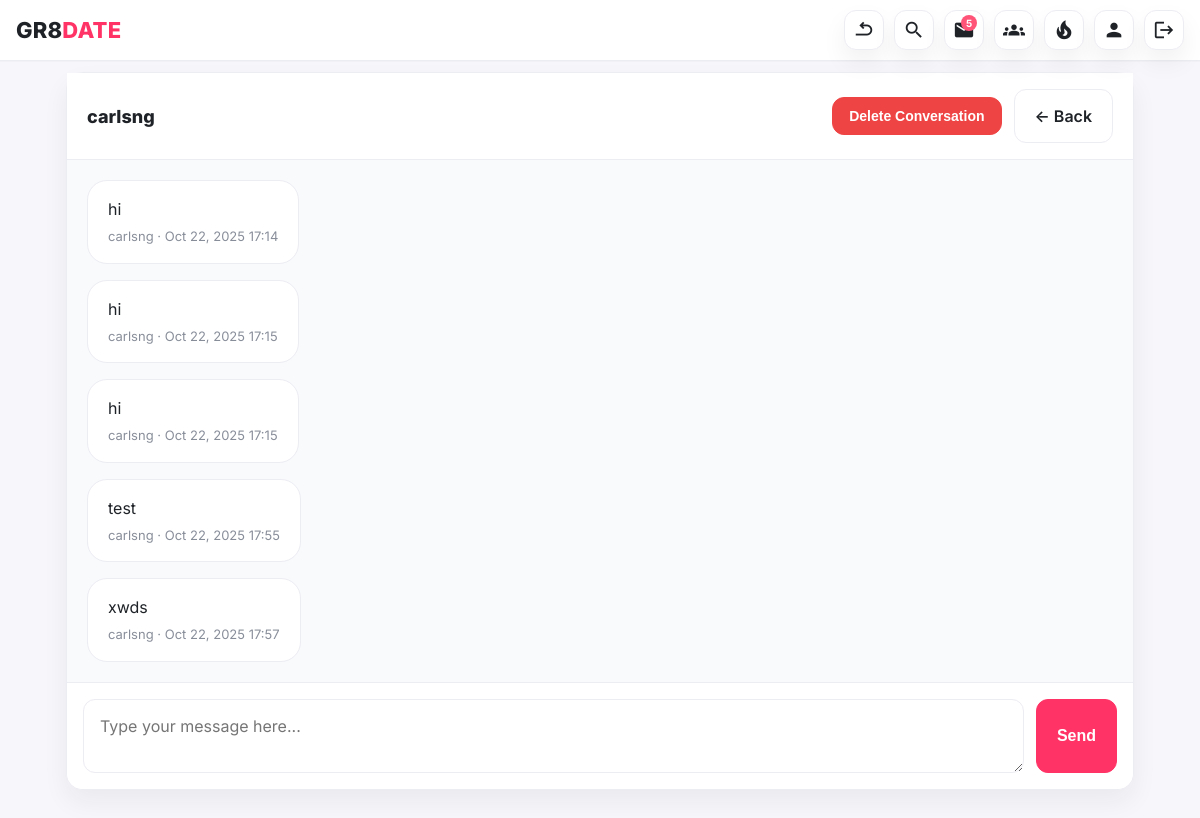
The page /messages/1/ (signed in) on the database its author committed.
### pages/models.py (models this page shows, shortened)
class Message(models.Model):
    thread = models.ForeignKey(Thread, on_delete=models.CASCADE, related_name="messages")
    sender = models.ForeignKey(settings.AUTH_USER_MODEL, on_delete=models.CASCADE, related_name="sent_messages")
    recipient = models.ForeignKey(settings.AUTH_USER_MODEL, on_delete=models.CASCADE, related_name="received_messages")
    text = models.TextField()
    is_read = models.BooleanField(default=False)
    created_at = models.DateTimeField(auto_now_add=True)
    is_deleted_by_sender = models.BooleanField(default=False)
    is_deleted_by_recipient = models.BooleanField(default=False)
    deleted_at = models.DateTimeField(null=True, blank=True)
    class Meta:
        ordering = ["-created_at"]
        indexes = [
            models.Index(fields=["recipient", "is_read"]),
            models.Index(fields=["thread", "created_at"]),
        ]

### pages/views.py (the view, shortened to what this page needs)
# urls.py: path('messages/<int:user_id>/', views.message_thread, name='message_thread'),
@login_required
def message_thread(request, user_id):
    other_user = get_object_or_404(User, id=user_id)
    if request.user == other_user:
        messages.error(request, "You cannot message yourself")
        return redirect('messages_combined')
    thread = Thread.get_or_create_for(request.user, other_user)
    messages_list = thread.messages.all().order_by('created_at')
    thread.messages.filter(recipient=request.user, is_read=False).update(is_read=True)
    context = {
        'thread': thread,
        'other_user': other_user,
        'messages': messages_list,
    }
    return render(request, 'pages/message_thread.html', context)

### pages/models.py (called while the page is built)
    @staticmethod
    def canonical_pair(u1_id: int, u2_id: int) -> tuple[int, int]:
        return (u1_id, u2_id) if u1_id < u2_id else (u2_id, u1_id)

    @classmethod
    def get_or_create_for(cls, u1, u2):
        a_id, b_id = cls.canonical_pair(u1.id, u2.id)
        obj, _ = cls.objects.get_or_create(user_a_id=a_id, user_b_id=b_id)
        return obj

### templates/pages/message_thread.html (shortened to what this page needs)
{% extends 'base_header.html' %}
{% load static %}
{% block content %}
<main class="wrap">
    <div class="card">
        <div class="top">
            <div class="name">{{ other_user.get_full_name|default:other_user.username }}</div>
            <div class="top-actions">
                <button class="btn btn-danger btn-sm" onclick="showDeleteConversationModal({{ thread.id }}, '{{ other_user.username }}')">Delete Conversation</button>
                <a href="{% url 'messages_list' %}" class="btn">← Back</a>
            </div>
        </div>
        <div class="msgs" id="msgs">
            {% for m in messages %}
                {% if m.sender_id == request.user.id %}
                    <div class="bubble me" data-message-id="{{ m.id }}">
                        <div>{{ m.text }}</div>
                        <div class="meta">You · {{ m.created_at|date:"M d, Y H:i" }}</div>
                    </div>
                {% else %}
                    <div class="bubble them">
                        <div>{{ m.text }}</div>
                        <div class="meta">{{ other_user.username }} · {{ m.created_at|date:"M d, Y H:i" }}</div>
                    </div>
                {% endif %}
            {% empty %}
                <div class="bubble them" style="align-self: center; background: transparent; border: none; text-align: center;">
                    <div style="color: var(--muted); font-size: 16px;">No messages yet. Start the conversation!</div>
                </div>
            {% endfor %}
        </div>
        <form method="post" class="composer" id="messageForm">
            <textarea name="text" id="composer" placeholder="Type your message here..." maxlength="2000" required></textarea>
            <button type="submit" class="btn btn-primary" id="sendButton">Send</button>
        </form>
    </div>
</main>
{% endblock %}

### rows shown on the page
Message: text "hi", created_at "Oct 22, 2025 17:14"
Message: text "hi", created_at "Oct 22, 2025 17:15"
Message: text "hi", created_at "Oct 22, 2025 17:15"
Message: text "test", created_at "Oct 22, 2025 17:55"
Message: text "xwds", created_at "Oct 22, 2025 17:57"

### other values the page prints
{{ other_user.get_full_name|default:other_user.username }} "carlsng"
{{ other_user.username }} "carlsng"
